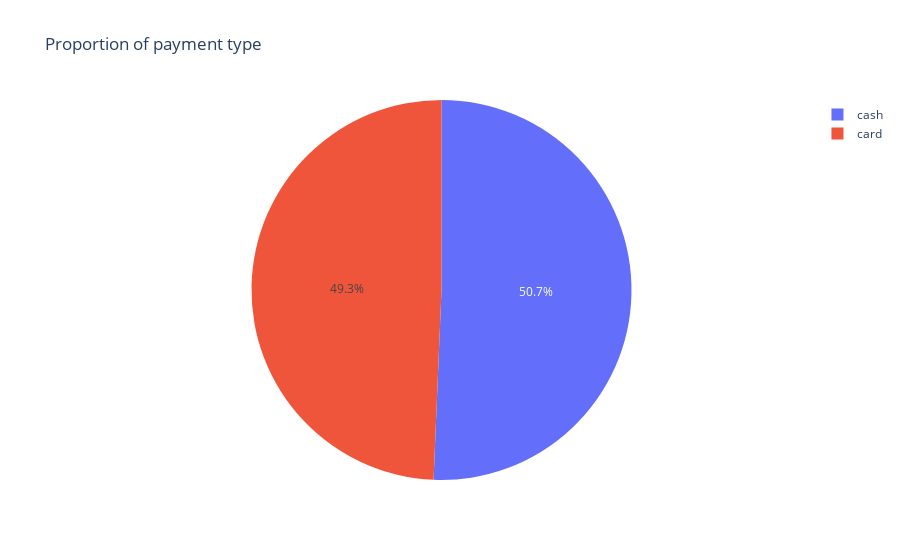

Source (notebook cell):
### Markdown cell above
2. A pie chart showing the proportion of transactions made using cash or card

### Code cell
cat_counts = trucks['type'].value_counts()
px.pie(names=cat_counts.index, values=cat_counts.values, title='Proportion of payment type')

### Figure 1 — Plotly figure (JSON) as saved in the notebook; plotly's stock layout.template omitted (floating-point values rounded to 4 significant figures)
{"data": [{"domain": {"x": [0, 1], "y": [0, 1]}, "hovertemplate": "label=%{label}<br>value=%{value}<extra></extra>", "labels": ["cash", "card"], "legendgroup": "", "name": "", "showlegend": true, "type": "pie", "values": [2674, 2604]}], "layout": {"legend": {"tracegroupgap": 0}, "title": {"text": "Proportion of payment type"}}}
